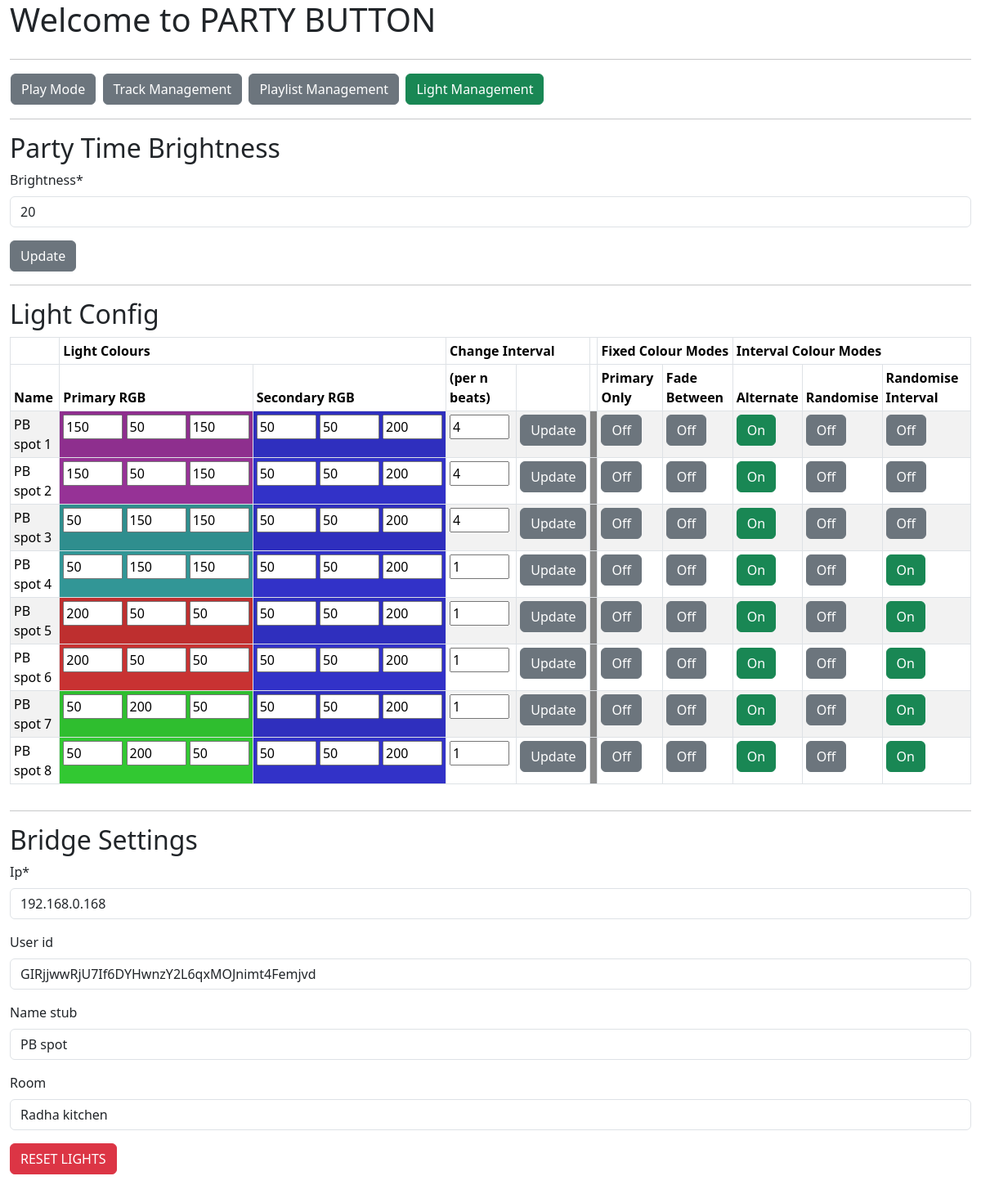
/lights/, run on an earlier commit of the app's database.
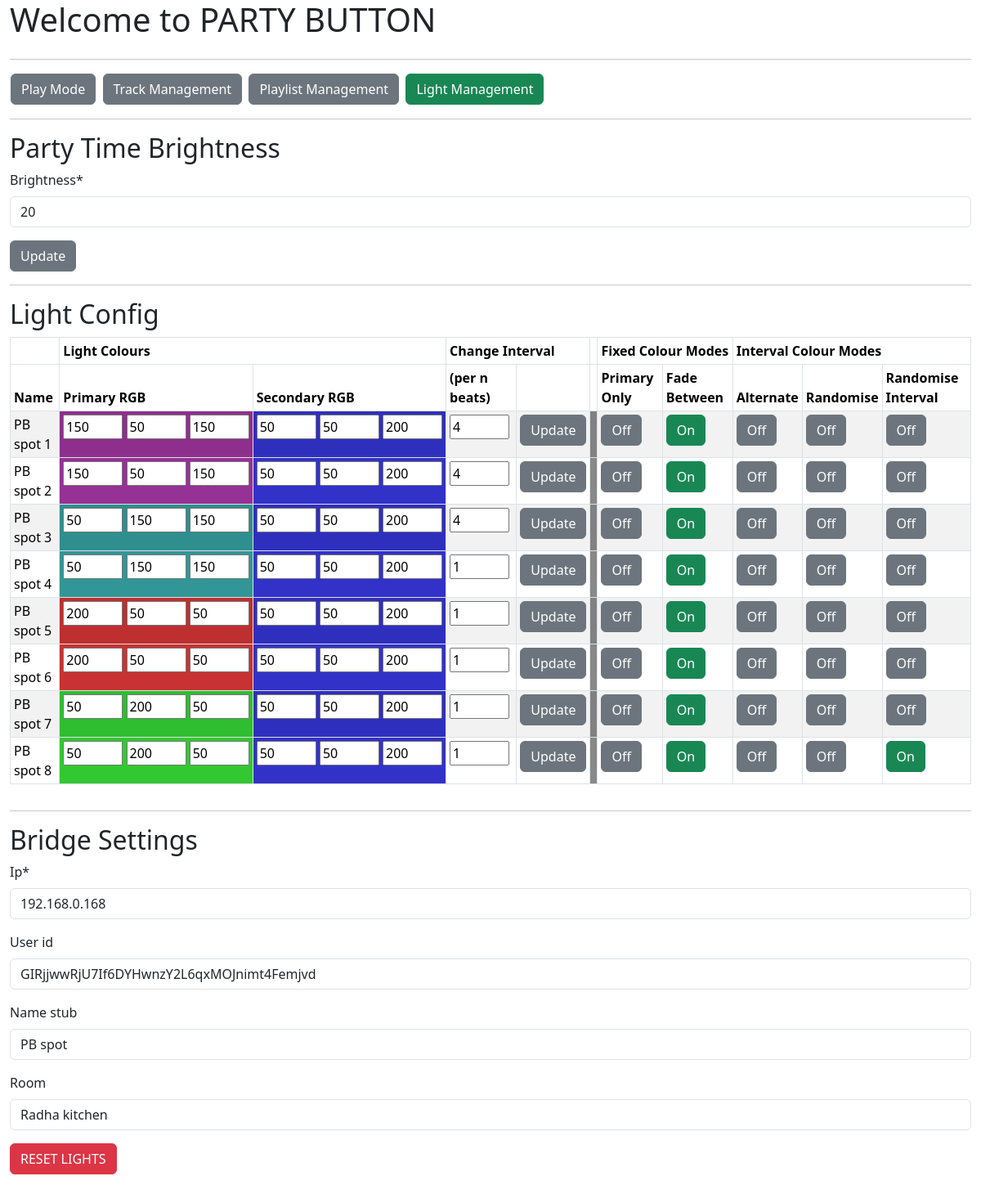
And on a later commit of the database.
### mp3_manager/models.py (models this page shows, shortened)
class Bridge(models.Model):
    ip = models.CharField(max_length=200, default="127.0.0.0",
                          blank=False, null=False)
    user_id = models.CharField(max_length=200, default="XXXX",
                               blank=True, null=True)
    name_stub = models.CharField(max_length=200, default="party",
                                 blank=True, null=True)
    room = models.CharField(max_length=200, default="party",
                            blank=True, null=True)
    brightness = models.IntegerField(blank=False, null=False,
                                     default=0,
                                     validators=[MinValueValidator(0),
                                                 MaxValueValidator(100)])

class Light(models.Model):
    name = models.CharField(max_length=200, blank=False, null=False)
    hue_bridge_id = models.IntegerField(blank=False, null=False,
                                    default=0,
                                    validators=[MinValueValidator(0),
                                                MaxValueValidator(254)])
    primary_R = models.IntegerField(blank=False, null=False,
                                    default=0,
                                    validators=[MinValueValidator(0),
                                                MaxValueValidator(254)])
    primary_G = models.IntegerField(blank=False, null=False,
                                    default=0,
                                    validators=[MinValueValidator(0),
                                                MaxValueValidator(254)])
    primary_B = models.IntegerField(blank=False, null=False,
                                    default=0,
                                    validators=[MinValueValidator(0),
                                                MaxValueValidator(254)])
    secondary_R = models.IntegerField(blank=False, null=False,
                                      default=0,
                                      validators=[MinValueValidator(0),
                                                  MaxValueValidator(254)])
    secondary_G = models.IntegerField(blank=False, null=False,
                                      default=0,
                                      validators=[MinValueValidator(0),
                                                  MaxValueValidator(254)])
    secondary_B = models.IntegerField(blank=False, null=False,
                                        default=0,
                                        validators=[MinValueValidator(0),
                                                    MaxValueValidator(254)])
    primary_H = models.IntegerField(blank=False, null=False,
                                    default=0,
                                    validators=[MinValueValidator(0),
                                                MaxValueValidator(65535)])
    primary_S = models.IntegerField(blank=False, null=False,
                                    default=0,
                                    validators=[MinValueValidator(0),
                                                MaxValueValidator(254)])
    primary_V = models.IntegerField(blank=False, null=False,
                                    default=0,
                                    validators=[MinValueValidator(0),
                                                MaxValueValidator(254)])
    secondary_H = models.IntegerField(blank=False, null=False,
                                      default=0,
                                      validators=[MinValueValidator(0),
                                                  MaxValueValidator(65535)])
    secondary_S = models.IntegerField(blank=False, null=False,
                                      default=0,
                                      validators=[MinValueValidator(0),
                                                  MaxValueValidator(254)])
    secondary_V = models.IntegerField(blank=False, null=False,
                                        default=0,
                                        validators=[MinValueValidator(0),
                                                    MaxValueValidator(254)])
    primary_colour = models.BooleanField(blank=False, null=False, default=True) # only hold to primary colour
    fade = models.BooleanField(blank=False, null=False, default=False) # move between primary and secondary colour
    random_colour = models.BooleanField(blank=False, null=False, default=False) # Change between random colours
    alternate_colour = models.BooleanField(blank=False, null=False, default=False) # Alternate between colours
    random_interval = models.BooleanField(blank=False, null=False, default=False) # Only change on random intervals
    interval_size = models.IntegerField(blank=False, null=False,                # Change interval size
                                      default=1,
                                      validators=[MinValueValidator(1),
                                                  MaxValueValidator(254)])

### mp3_manager/views.py (the view, shortened to what this page needs)
# urls.py: path("lights/", views.BridgeManagement.as_view(), name="bridge"),
class BridgeManagement(generic.ListView, FormMixin):
    template_name = "mp3_manager/lights.html"
    model = Bridge
    form_class = BridgeForm
    def get(self, request):
        bridge = Bridge.objects.all().first()
        lights = Light.objects.all().order_by('name')
        return render(request, self.template_name,
                      {"bridge": bridge,
                       "lights": lights,
                       "bridgeform": BridgeForm(instance=bridge),
                       "brightnessform": BrightnessForm(instance=bridge),
                       })

### mp3_manager/form.py
class BridgeForm(ModelForm):
    class Meta:
        model = Bridge
        fields = ['ip', 'user_id', 'name_stub', 'room']

class BrightnessForm(ModelForm):
    class Meta:
        model = Bridge
        fields = ['brightness']

### mp3_manager/templates/mp3_manager/lights.html (shortened to what this page needs)
{% extends "./base.html" %}
{% load crispy_forms_tags %}
{% block content %}
  <div class="row">
    <div class="col">
      <table>
      <tr><td NOWRAP>
      <a href="/"><button type="button" class="btn btn-secondary">Play Mode</button></a>&nbsp;
      <a href="/tracks"><button type="button" class="btn btn-secondary">Track Management</button></a>&nbsp;
      <a href="/playlists"><button type="button" class="btn btn-secondary">Playlist Management</button></a>&nbsp;
      <a href="/lights"><button type="button" class="btn btn-success">Light Management</button></a>&nbsp;
      </td></tr>
      </table>
    </div>
  </div>
  <hr>
  <div class="row">
    <div class="col">
      <h2>Party Time Brightness</h2>
      <form id="brightness_form" name="brightness_form" action={% url 'mp3_manager:bridge' %} method="post" enctype="multipart/form-data">
      {{ brightnessform|crispy }}
      <input class="btn btn-secondary" type="submit" form="brightness_form" value="Update" id="brightness_update" name="brightness_update"></input>
      </form>
    </div>
  </div>
  <hr>
  <div class="row">
    <div class="col">
      <h2>Light Config</h2>
      {% if lights %}
      <table class="table table-striped table-bordered table-sm" cellspacing="0" width="100%">
        <thead>
          <tr><th></th><th colspan="2">Light Colours</th><th colspan="2">Change Interval</th><th></th><th class="fixed_colour" colspan="2">Fixed Colour Modes</th><th class="interval_colour" colspan="3">Interval Colour Modes</th></tr>
          <tr><th>Name</th><th>Primary RGB</th><th>Secondary RGB</th><th>(per n beats)</th><th></th><th></th><th class="fixed_colour">Primary Only</th><th class="fixed_colour">Fade Between</th><th class="interval_colour">Alternate</th><th class="interval_colour">Randomise</th><th class="interval_colour">Randomise Interval</th></tr>
        </thead>
        <tbody>
          {% for light in lights %}
            <tr>
              <form id="light_form_{{ light.pk }}" id="light_update_{ light.pk }}" action={% url 'mp3_manager:lights' %} method="post" enctype="multipart/form-data">
              <td>{{ light.name }}</td>
              <td style="background: rgb({{ light.primary_R }},{{ light.primary_G }},{{ light.primary_B }});" NOWRAP>
                <input size="2" type="textarea" id="primary_R" name="primary_R" value={{ light.primary_R }}>
                <input size="2" type="textarea" id="primary_G" name="primary_G" value={{ light.primary_G }}>
                <input size="2" type="textarea" id="primary_B" name="primary_B" value={{ light.primary_B }}>
              </td>
              <td style="background: rgb({{ light.secondary_R }},{{ light.secondary_G }},{{ light.secondary_B }});" NOWRAP>
                <input size="2" type="textarea" id="secondary_R" name="secondary_R" value={{ light.secondary_R }}>
                <input size="2" type="textarea" id="secondary_G" name="secondary_G" value={{ light.secondary_G }}>
                <input size="2" type="textarea" id="secondary_B" name="secondary_B" value={{ light.secondary_B }}>
              </td>
              <td>
                <input size="2" type="textarea" id="interval_size" name="interval_size" value={{ light.interval_size }}>
              </td>
              <td>
                <input class="btn btn-secondary" type="submit" form="light_form_{{ light.pk }}" value="Update" name="light_update_{{ light.pk }}">
              </td>
              </form>
              <td style="background: #888888;"></td>
              <td>
                {% if light.primary_colour %}
                  <a href="{% url 'mp3_manager:lightprimary' pk=light.pk %}"><button type="button" class="btn btn-success">On</button></a>
                {% else %}
                  <a href="{% url 'mp3_manager:lightprimary' pk=light.pk %}"><button type="button" class="btn btn-secondary">Off</button></a>
                {% endif %}
              </td>
              <td>
                {% if light.fade %}
                  <a href="{% url 'mp3_manager:lightfade' pk=light.pk %}"><button type="button" class="btn btn-success">On</button></a>
                {% else %}
                  <a href="{% url 'mp3_manager:lightfade' pk=light.pk %}"><button type="button" class="btn btn-secondary">Off</button></a>
                {% endif %}
              </td>
              <td>
                {% if light.alternate_colour %}
                  <a href="{% url 'mp3_manager:lightalternate' pk=light.pk %}"><button type="button" class="btn btn-success">On</button></a>
                {% else %}
                  <a href="{% url 'mp3_manager:lightalternate' pk=light.pk %}"><button type="button" class="btn btn-secondary">Off</button></a>
                {% endif %}
              </td>
              <td>
                {% if light.random_colour %}
                  <a href="{% url 'mp3_manager:lightrandom' pk=light.pk %}"><button type="button" class="btn btn-success">On</button></a>
                {% else %}
                  <a href="{% url 'mp3_manager:lightrandom' pk=light.pk %}"><button type="button" class="btn btn-secondary">Off</button></a>
                {% endif %}
              </td>
              <td class="interval_colour">
                {% if light.random_interval %}
                  <a class="interval_colour" href="{% url 'mp3_manager:lightinterval' pk=light.pk %}"><button type="button" class="btn btn-success">On</button></a>
                {% else %}
                  <a class="interval_colour" href="{% url 'mp3_manager:lightinterval' pk=light.pk %}"><button type="button" class="btn btn-secondary">Off</button></a>
                {% endif %}
              </td>
            </tr>
          {% endfor %}
        </tbody>
      </table>
      {% endif %}
    </div>
  </div>
  <hr>
  <div class="row">
    <div class="col">
      <h2>Bridge Settings</h2>
        <form id="bridge_form" name="bridge_form" action={% url 'mp3_manager:bridge' %} method="post" enctype="multipart/form-data">
        {{ bridgeform|crispy }}
        <input class="btn btn-danger" type="submit" form="bridge_form" value="RESET LIGHTS" id="bridge_reset" name="bridge_reset"></input>
        </form>
    </div>
  </div>
{% endblock %}

### mp3_manager/templates/mp3_manager/base.html (shortened to what this page needs)
{% load static %}
<!DOCTYPE html>
<html>
<head>
    <link rel="stylesheet" href="{% static 'css/style.css' %}">
    {% load bootstrap5 %}
    {% bootstrap_css %}
</head>
<body>
<div class="container-fluid">
  <div class="row">
    <div class="col">
      <h1>Welcome to PARTY BUTTON</h1>
    </div>
  </div>
  <hr>
  {% block content %}{% endblock %}
  <div class="row">
    <div class="col">
    </div>
  </div>
</div>
</body>
</html>

### mp3_manager/static/css/style.css (style rules this page uses)
h1 { color: green; }
h2 { color: maroon; }
a:link { color: white; text-decoration: none; }
.fixed_colour { color: darkred; }
.interval_colour { color: CornflowerBlue; }

What changed in the data, as far as the page shows it:
changed Light "PB spot 1": fade "Off" → "On"; alternate_colour "On" → "Off"
changed Light "PB spot 2": fade "Off" → "On"; alternate_colour "On" → "Off"
changed Light "PB spot 3": fade "Off" → "On"; alternate_colour "On" → "Off"
changed Light "PB spot 4": fade "Off" → "On"; alternate_colour "On" → "Off"; random_interval "On" → "Off"
changed Light "PB spot 5": fade "Off" → "On"; alternate_colour "On" → "Off"; random_interval "On" → "Off"
changed Light "PB spot 6": fade "Off" → "On"; alternate_colour "On" → "Off"; random_interval "On" → "Off"
changed Light "PB spot 7": fade "Off" → "On"; alternate_colour "On" → "Off"; random_interval "On" → "Off"
changed Light "PB spot 8": fade "Off" → "On"; alternate_colour "On" → "Off"
